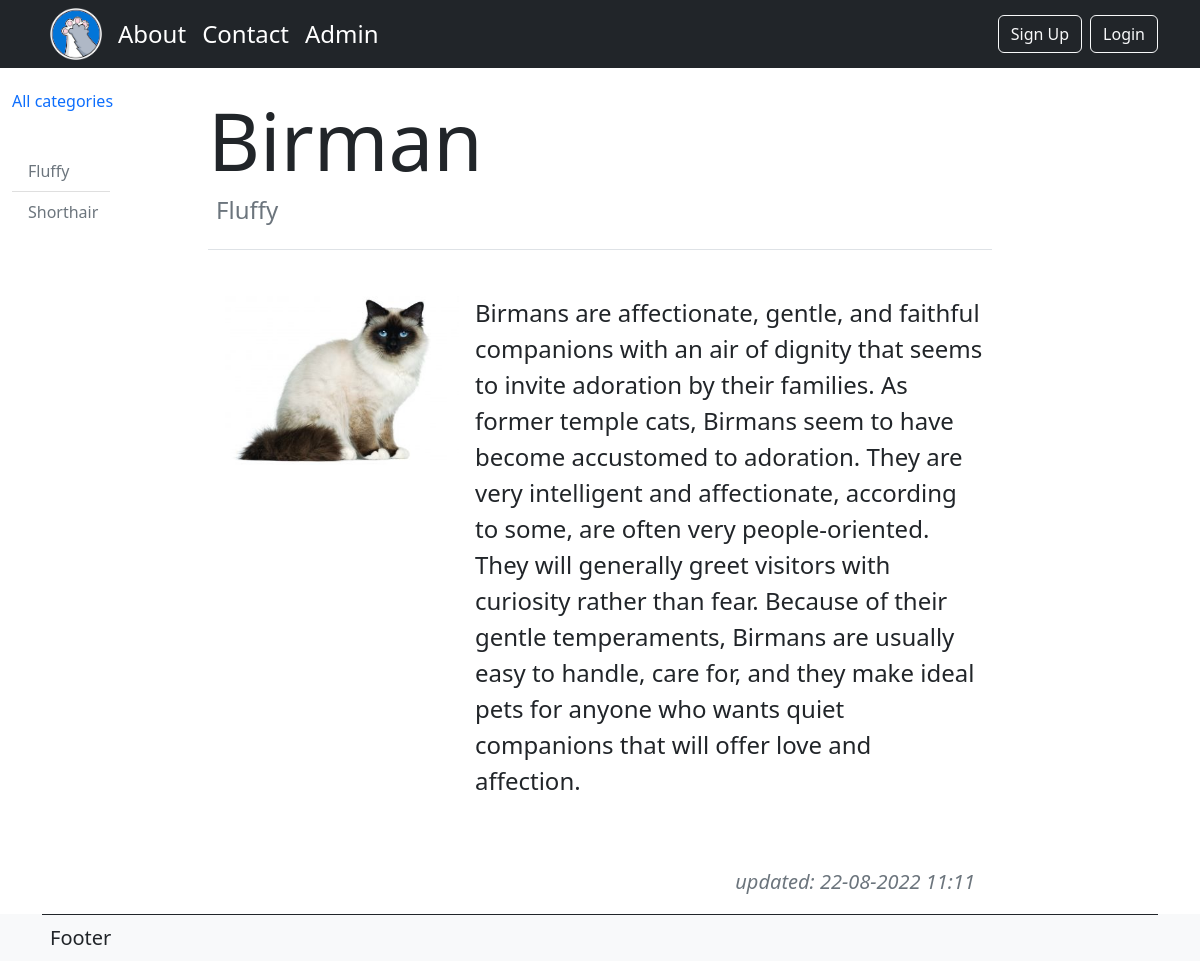
The app's page /post/birman with its own data.
### cats/models.py (models this page shows, shortened)
class Category(models.Model):
    name = models.CharField(max_length=100, db_index=True)
    slug = models.SlugField(max_length=255, unique=True, db_index=True, verbose_name='URL')
    def __str__(self):
        return self.name
    def get_absolute_url(self):
        return reverse('category', kwargs={'cat_slug': self.slug})
    class Meta:
        verbose_name = 'Категория'
        verbose_name_plural = 'Категории котов'
        ordering = ['name']

class Breeds(models.Model):
    title = models.CharField(max_length=255)
    slug = models.SlugField(max_length=255, unique=True, db_index=True, verbose_name='URL')
    content = models.TextField(blank=True)
    photo = models.ImageField(upload_to='photos/%Y/%m/%d/')
    time_create = models.DateTimeField(auto_now_add=True, verbose_name='date')
    time_update = models.DateTimeField(auto_now=True)
    is_published = models.BooleanField(default=True)
    category = models.ForeignKey('Category', on_delete=models.PROTECT)
    def __str__(self):
        return f'{self.title.title()}, #{self.id}'
    class Meta:
        verbose_name = 'Кот-котик'
        verbose_name_plural = 'Коты-котики'
        ordering = ['-time_create', 'title']

### cats/views.py (the view)
# urls.py: path('post/<slug:post_slug>', ShowPost.as_view(), name='post'),
class ShowPost(DataMixin, DetailView):
    model = Breeds
    template_name = 'cats/post.html'
    context_object_name = 'post'
    slug_url_kwarg = 'post_slug'
    def get_context_data(self, *, object_list=None, **kwargs):
        context = super().get_context_data(**kwargs)
        c_def = self.get_user_context(title=context['post'])
        return dict(list(context.items()) + list(c_def.items()))

### cats/utils.py (called while the page is built)
    def get_user_context(self, **kwargs):
        context = kwargs
        cats = Category.objects.annotate(Count('breeds'))
        context['cats'] = cats
        user_menu = menu.copy()
        if not self.request.user.is_authenticated:
            user_menu.pop(1)
        context['menu'] = user_menu
        if 'cat_selected' not in context:
            context['cat_selected'] = 0
        return context

### cats/templates/cats/post.html
{% extends 'cats/base.html' %}
{% load cats_tags %}
{% block content %}
<h1 class="display-1 pt-4">{{ post.title }}</h1>
<h4 class="pb-4 border-bottom text-secondary ps-2">{{ post.category }}</h4>
<div class="card mt-4 border-white">
    <div class="row fs-4 p-3">
        {% if post.photo %}
        <div class="col-md-4">
            <img src="{{ post.photo.url }}" alt="{{ post.title }}"
                 class="figure-img img-fluid rounded">
        </div>
        <div class="col-md-8 p-1">{{ post.content|linebreaks  }}</div>
        {% else %}
        <div class="col-md-12">{{ post.content|linebreaks }}</div>
        {% endif %}
        <div class="text-end text-secondary fs-5 pt-5"><i>updated: {{ post.time_update | date:"d-m-Y H:i" }}</i></div>
    </div>
</div>
{% endblock %}

### cats/templates/cats/base.html (shortened to what this page needs)
{% load cats_tags %}
<!DOCTYPE html>
<html lang="en">
<head>
    <link href="https://cdn.jsdelivr.net/npm/bootstrap@5.2.0/dist/css/bootstrap.min.css" rel="stylesheet"
>
</head>
<body class="d-flex flex-column min-vh-100">
{% block mainmenu %}
<nav class="navbar navbar-expand-lg bg-dark text-white navbar-white">
    <div class="container">
        {% load static %}
        {% for m in menu %}
        {% if m.title == 'Main' %}
        <a href="{% url m.url_name %}"><img src="{% static 'cats/images/paws.png' %}" alt="paws" height="52px"
                                            class="pe-2 ps-2 nav_hover"></a>
        {% else %}
        <a class='nav-link fs-4 p-2 nav_hover' href="{% url m.url_name %}">{{ m.title }}</a>
        {% endif %}
        {% endfor %}
        {% if not user.is_authenticated %}
        <a class='ms-auto btn btn-outline-light' href="{% url 'register' %}">Sign Up</a>
        <a class='ms-2 btn btn-outline-light' href="{% url 'login' %}">Login</a>
        {% else %}
        <span class='ms-auto text-white pe-2'>{{ user.username }} </span>
        <a class='ms-2 btn btn-outline-light' href="{% url 'logout' %}">Log Out</a>
        {% endif %}
    </div>
</nav>
{% endblock mainmenu %}
<div class="container-fluid">
    <div class="d-flex justify-content-start">
        <aside class="col-md-2 sticky-xl-top text-muted align-self-start">
            {% if cat_selected == 0 %}
            <h2 class="h6 pt-4 pb-3 mb-4 sidebar_hover"><a href="{% url 'home' %}" class="text-primary " style="text-decoration: none">All
                categories</a></h2>
            {% else %}
            <h2 class="h6 pt-4 pb-3 mb-4 sidebar_hover"><a href="{% url 'home' %}" class="text-secondary" style="text-decoration: none">All
                categories</a></h2>
            {% endif%}
            <ul class="list-group list-group-flush">
                {% for c in cats %}
                {% if c.breeds__count > 0 %}
                {% if c.pk == cat_selected %}
                <a href="{{ c.get_absolute_url }}" class="list-group-item col-md-6 text-primary sidebar_hover">{{ c.name }}</a>
                {% else %}
                <a href="{{ c.get_absolute_url }}" class="list-group-item col-md-6 text-secondary sidebar_hover">{{ c.name }}</a>
                {% endif %}
                {% endif %}
                {% endfor %}
            </ul>
        </aside>
        <div class="col-md-8">
            {% block content%}
            {% endblock %}
        </div>
    </div>
</div>
<footer class="mt-auto bg-light">
    <div class="container ">
        <div class="border-top p-2 border-dark">
            <span class="fs-5">Footer</span>
        </div>
    </div>
</footer>
</body>
</html>

### cats/templates/cats/base.html (style rules this page uses)
.nav_hover { border-radius: 0.375rem; }

### records on screen
Category: name "Fluffy"
Category: name "Shorthair"
Breeds: title "Birman", category "Fluffy", photo (picture), content "Birmans are affectionate, gentle, and faithful companions with an air of dignity that seems to invite adoration by their families. As former temple cats, Birmans seem to have become accustomed to adoration. They are very intelligent and affectionate, according to some, are often very people-oriented. They will generally greet visitors with curiosity rather than fear. Because of their gentle temperaments, Birmans are usually easy to handle, care for, and they make ideal pets for anyone who wants quiet companions that will offer love and affection.", time_update "22-08-2022 11:11"

### other values on screen
{{ m.title }} "About" "Contact" "Admin"
